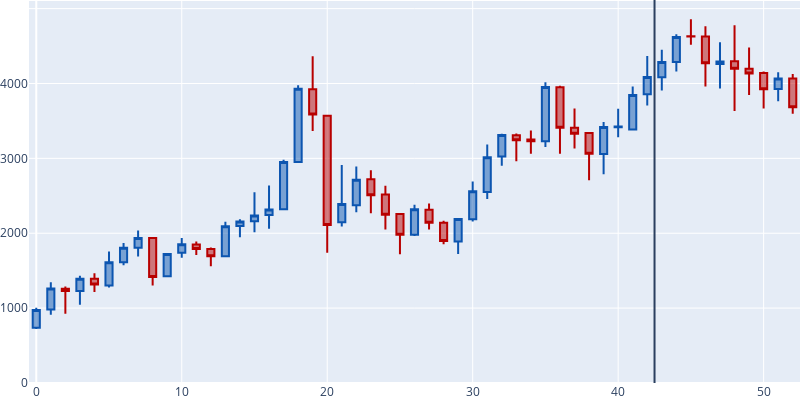

The cell this chart's notebook holds for it:
### Code cell
fig = go.Figure(data=[go.Candlestick(x=df_weekly.index,
                open=df_weekly['ETHUSD_open'], high=df_weekly['ETHUSD_high'],
                low=df_weekly['ETHUSD_low'], close=df_weekly['ETHUSD_close'],
                increasing_line_color = '#0c55b0', decreasing_line_color= '#b80000'
                )])

fig.update_layout(xaxis_rangeslider_visible=False,
                 margin=dict(l=0, r=0, t=0, b=0),
                 height=400,width=800,
                 shapes = [#dict(x0=4.5, x1=4.5, y0=0, y1=df_weekly.BTCUSD_high.max()*1.05, xref='x', yref='paper',line_width=2),
                           #dict(x0=11.5, x1=11.5, y0=0, y1=df_weekly.BTCUSD_high.max()*1.05, xref='x', yref='paper',line_width=2),
                           dict(x0=42.5, x1=42.5, y0=0, y1=df_weekly.BTCUSD_high.max()*1.05, xref='x', yref='paper',line_width=2),
                           #dict(x0=49.5, x1=49.5, y0=0, y1=df_weekly.BTCUSD_high.max()*1.05, xref='x', yref='paper',line_width=2)
                          ])
fig.update_yaxes(range=(0,df_weekly.ETHUSD_high.max()*1.05))
fig.show()
fig.write_image("eth_candle.jpeg")
